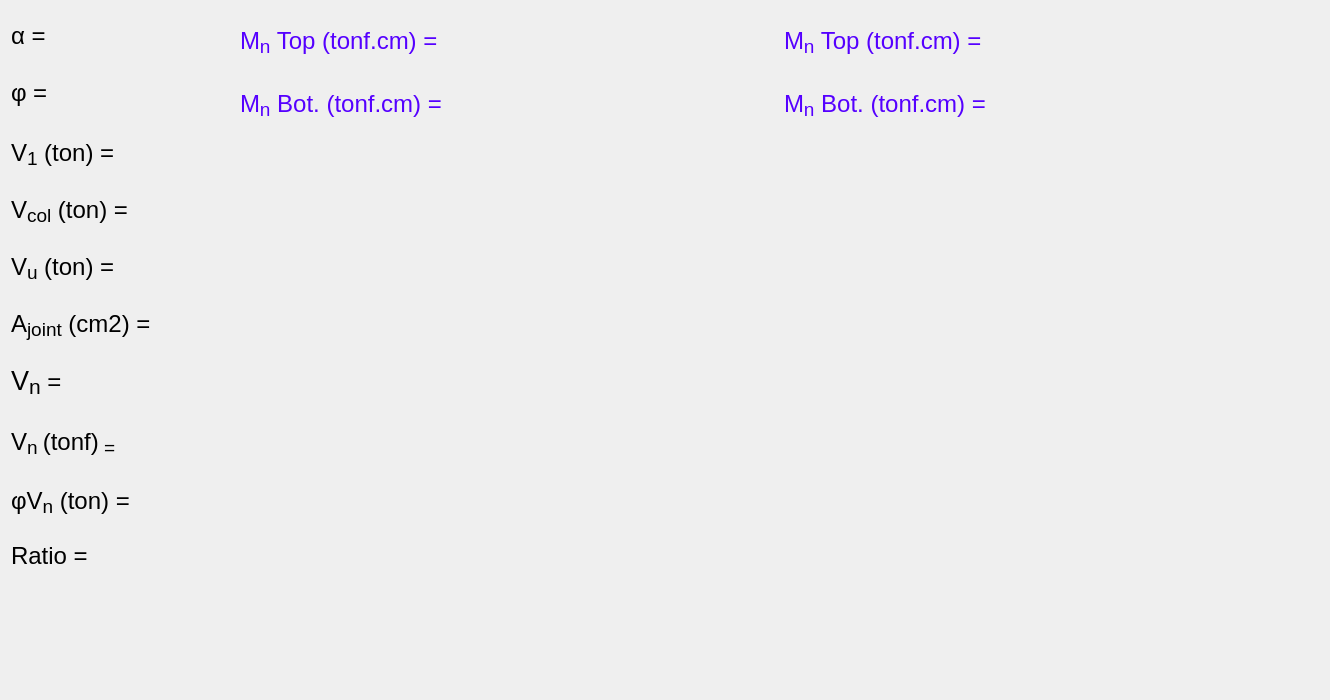
    <widget class="QWidget" name="output">
     <attribute name="title">
      <string>Output Data</string>
     </attribute>
     <widget class="QWidget" name="layoutWidget">
      <property name="geometry">
       <rect>
        <x>240</x>
        <y>10</y>
        <width>1081</width>
        <height>121</height>
       </rect>
      </property>
      <layout class="QHBoxLayout" name="horizontalLayout_35">
       <item>
        <layout class="QVBoxLayout" name="verticalLayout_4">
         <item>
          <layout class="QHBoxLayout" name="horizontalLayout_31">
           <item>
            <widget class="QLabel" name="label_31">
             <property name="font">
              <font>
               <pointsize>15</pointsize>
              </font>
             </property>
             <property name="text">
              <string>&lt;html&gt;&lt;head/&gt;&lt;body&gt;&lt;p&gt;&lt;span style=&quot; font-size:18pt; color:#5500ff;&quot;&gt;M&lt;/span&gt;&lt;span style=&quot; font-size:22pt; color:#5500ff; vertical-align:sub;&quot;&gt;n&lt;/span&gt;&lt;span style=&quot; font-size:18pt; color:#5500ff;&quot;&gt; Top (tonf.cm) =&lt;/span&gt;&lt;/p&gt;&lt;/body&gt;&lt;/html&gt;</string>
             </property>
            </widget>
           </item>
           <item>
            <widget class="QLabel" name="mpr_1_top">
             <property name="font">
              <font>
               <pointsize>15</pointsize>
              </font>
             </property>
             <property name="text">
              <string/>
             </property>
            </widget>
           </item>
          </layout>
         </item>
         <item>
          <layout class="QHBoxLayout" name="horizontalLayout_32">
           <item>
            <widget class="QLabel" name="label_32">
             <property name="font">
              <font>
               <pointsize>15</pointsize>
              </font>
             </property>
             <property name="text">
              <string>&lt;!DOCTYPE HTML PUBLIC &quot;-//W3C//DTD HTML 4.0//EN&quot; &quot;http://www.w3.org/TR/REC-html40/strict.dtd&quot;&gt;
&lt;html&gt;&lt;head&gt;&lt;meta name=&quot;qrichtext&quot; content=&quot;1&quot; /&gt;&lt;style type=&quot;text/css&quot;&gt;
p, li { white-space: pre-wrap; }
&lt;/style&gt;&lt;/head&gt;&lt;body style=&quot; font-family:'MS Shell Dlg 2'; font-size:15pt; font-weight:400; font-style:normal;&quot;&gt;
&lt;p style=&quot; margin-top:12px; margin-bottom:12px; margin-left:0px; margin-right:0px; -qt-block-indent:0; text-indent:0px;&quot;&gt;&lt;span style=&quot; font-size:18pt; color:#5500ff;&quot;&gt;M&lt;/span&gt;&lt;span style=&quot; font-size:22pt; color:#5500ff; vertical-align:sub;&quot;&gt;n&lt;/span&gt;&lt;span style=&quot; font-size:18pt; color:#5500ff;&quot;&gt; Bot. (tonf.cm) =&lt;/span&gt;&lt;/p&gt;&lt;/body&gt;&lt;/html&gt;</string>
             </property>
            </widget>
           </item>
           <item>
            <widget class="QLabel" name="mpr_1_btm">
             <property name="font">
              <font>
               <pointsize>15</pointsize>
              </font>
             </property>
             <property name="text">
              <string/>
             </property>
            </widget>
           </item>
          </layout>
         </item>
        </layout>
       </item>
       <item>
        <layout class="QVBoxLayout" name="verticalLayout_5">
         <item>
          <layout class="QHBoxLayout" name="horizontalLayout_33">
           <item>
            <widget class="QLabel" name="label_33">
             <property name="font">
              <font>
               <pointsize>15</pointsize>
              </font>
             </property>
             <property name="text">
              <string>&lt;html&gt;&lt;head/&gt;&lt;body&gt;&lt;p&gt;&lt;span style=&quot; font-size:18pt; color:#5500ff;&quot;&gt;M&lt;/span&gt;&lt;span style=&quot; font-size:22pt; color:#5500ff; vertical-align:sub;&quot;&gt;n&lt;/span&gt;&lt;span style=&quot; font-size:18pt; color:#5500ff;&quot;&gt; Top (tonf.cm) =&lt;/span&gt;&lt;/p&gt;&lt;/body&gt;&lt;/html&gt;</string>
             </property>
            </widget>
           </item>
           <item>
            <widget class="QLabel" name="mpr_2_top">
             <property name="font">
              <font>
               <pointsize>15</pointsize>
              </font>
             </property>
             <property name="text">
              <string/>
             </property>
            </widget>
           </item>
          </layout>
         </item>
         <item>
          <layout class="QHBoxLayout" name="horizontalLayout_34">
           <item>
            <widget class="QLabel" name="label_34">
             <property name="font">
              <font>
               <pointsize>15</pointsize>
              </font>
             </property>
             <property name="text">
              <string>&lt;html&gt;&lt;head/&gt;&lt;body&gt;&lt;p&gt;&lt;span style=&quot; font-size:18pt; color:#5500ff;&quot;&gt;M&lt;/span&gt;&lt;span style=&quot; font-size:22pt; color:#5500ff; vertical-align:sub;&quot;&gt;n&lt;/span&gt;&lt;span style=&quot; font-size:18pt; color:#5500ff;&quot;&gt; Bot. (tonf.cm) =&lt;/span&gt;&lt;/p&gt;&lt;/body&gt;&lt;/html&gt;</string>
             </property>
            </widget>
           </item>
           <item>
            <widget class="QLabel" name="mpr_2_btm">
             <property name="font">
              <font>
               <pointsize>15</pointsize>
              </font>
             </property>
             <property name="text">
              <string/>
             </property>
            </widget>
           </item>
          </layout>
         </item>
        </layout>
       </item>
      </layout>
     </widget>
     <widget class="QWidget" name="layoutWidget">
      <property name="geometry">
       <rect>
        <x>240</x>
        <y>140</y>
        <width>1081</width>
        <height>551</height>
       </rect>
      </property>
      <layout class="QHBoxLayout" name="horizontalLayout_5">
       <item>
        <widget class="QLabel" name="label_37">
         <property name="text">
          <string/>
         </property>
        </widget>
       </item>
       <item>
        <widget class="QLabel" name="label_39">
         <property name="text">
          <string/>
         </property>
        </widget>
       </item>
      </layout>
     </widget>
     <widget class="QWidget" name="layoutWidget">
      <property name="geometry">
       <rect>
        <x>11</x>
        <y>11</y>
        <width>221</width>
        <height>571</height>
       </rect>
      </property>
      <layout class="QVBoxLayout" name="verticalLayout_3">
       <item>
        <layout class="QHBoxLayout" name="horizontalLayout_23">
         <item>
          <widget class="QLabel" name="label_18">
           <property name="font">
            <font>
             <pointsize>15</pointsize>
            </font>
           </property>
           <property name="text">
            <string>&lt;html&gt;&lt;head/&gt;&lt;body&gt;&lt;p&gt;&lt;span style=&quot; font-size:18pt;&quot;&gt;α =&lt;/span&gt;&lt;/p&gt;&lt;/body&gt;&lt;/html&gt;</string>
           </property>
          </widget>
         </item>
         <item>
          <widget class="QLabel" name="alpha">
           <property name="font">
            <font>
             <pointsize>15</pointsize>
            </font>
           </property>
           <property name="text">
            <string/>
           </property>
          </widget>
         </item>
        </layout>
       </item>
       <item>
        <layout class="QHBoxLayout" name="horizontalLayout_24">
         <item>
          <widget class="QLabel" name="label_24">
           <property name="font">
            <font>
             <pointsize>15</pointsize>
            </font>
           </property>
           <property name="text">
            <string>&lt;html&gt;&lt;head/&gt;&lt;body&gt;&lt;p&gt;&lt;span style=&quot; font-size:18pt;&quot;&gt;φ =&lt;/span&gt;&lt;/p&gt;&lt;/body&gt;&lt;/html&gt;</string>
           </property>
          </widget>
         </item>
         <item>
          <widget class="QLabel" name="phi">
           <property name="font">
            <font>
             <pointsize>15</pointsize>
            </font>
           </property>
           <property name="text">
            <string/>
           </property>
          </widget>
         </item>
        </layout>
       </item>
       <item>
        <layout class="QHBoxLayout" name="horizontalLayout_25">
         <item>
          <widget class="QLabel" name="label_25">
           <property name="font">
            <font>
             <pointsize>15</pointsize>
            </font>
           </property>
           <property name="text">
            <string>&lt;html&gt;&lt;head/&gt;&lt;body&gt;&lt;p&gt;&lt;span style=&quot; font-size:18pt;&quot;&gt;V&lt;/span&gt;&lt;span style=&quot; font-size:22pt; vertical-align:sub;&quot;&gt;1&lt;/span&gt;&lt;span style=&quot; font-size:18pt;&quot;&gt; (ton) =&lt;/span&gt;&lt;/p&gt;&lt;/body&gt;&lt;/html&gt;</string>
           </property>
          </widget>
         </item>
         <item>
          <widget class="QLabel" name="v1">
           <property name="font">
            <font>
             <pointsize>15</pointsize>
            </font>
           </property>
           <property name="text">
            <string/>
           </property>
          </widget>
         </item>
        </layout>
       </item>
       <item>
        <layout class="QHBoxLayout" name="horizontalLayout_26">
         <item>
          <widget class="QLabel" name="label_26">
           <property name="font">
            <font>
             <pointsize>15</pointsize>
            </font>
           </property>
           <property name="text">
            <string>&lt;html&gt;&lt;head/&gt;&lt;body&gt;&lt;p&gt;&lt;span style=&quot; font-size:18pt;&quot;&gt;V&lt;/span&gt;&lt;span style=&quot; font-size:22pt; vertical-align:sub;&quot;&gt;col&lt;/span&gt;&lt;span style=&quot; font-size:18pt;&quot;&gt; (ton) = &lt;/span&gt;&lt;/p&gt;&lt;/body&gt;&lt;/html&gt;</string>
           </property>
          </widget>
         </item>
         <item>
          <widget class="QLabel" name="v_c">
           <property name="font">
            <font>
             <pointsize>15</pointsize>
            </font>
           </property>
           <property name="text">
            <string/>
           </property>
          </widget>
         </item>
        </layout>
       </item>
       <item>
        <layout class="QHBoxLayout" name="horizontalLayout_27">
         <item>
          <widget class="QLabel" name="label_27">
           <property name="font">
            <font>
             <pointsize>15</pointsize>
            </font>
           </property>
           <property name="text">
            <string>&lt;html&gt;&lt;head/&gt;&lt;body&gt;&lt;p&gt;&lt;span style=&quot; font-size:18pt;&quot;&gt;V&lt;/span&gt;&lt;span style=&quot; font-size:22pt; vertical-align:sub;&quot;&gt;u&lt;/span&gt;&lt;span style=&quot; font-size:18pt;&quot;&gt; (ton) = &lt;/span&gt;&lt;/p&gt;&lt;/body&gt;&lt;/html&gt;</string>
           </property>
          </widget>
         </item>
         <item>
          <widget class="QLabel" name="v_u">
           <property name="font">
            <font>
             <pointsize>15</pointsize>
            </font>
           </property>
           <property name="text">
            <string/>
           </property>
          </widget>
         </item>
        </layout>
       </item>
       <item>
        <layout class="QHBoxLayout" name="horizontalLayout_28">
         <item>
          <widget class="QLabel" name="label_28">
           <property name="font">
            <font>
             <pointsize>15</pointsize>
            </font>
           </property>
           <property name="text">
            <string>&lt;html&gt;&lt;head/&gt;&lt;body&gt;&lt;p&gt;&lt;span style=&quot; font-size:18pt;&quot;&gt;A&lt;/span&gt;&lt;span style=&quot; font-size:22pt; vertical-align:sub;&quot;&gt;joint&lt;/span&gt;&lt;span style=&quot; font-size:18pt;&quot;&gt; (cm2) = &lt;/span&gt;&lt;/p&gt;&lt;/body&gt;&lt;/html&gt;</string>
           </property>
          </widget>
         </item>
         <item>
          <widget class="QLabel" name="A_joint">
           <property name="font">
            <font>
             <pointsize>15</pointsize>
            </font>
           </property>
           <property name="text">
            <string/>
           </property>
          </widget>
         </item>
        </layout>
       </item>
       <item>
        <layout class="QHBoxLayout" name="horizontalLayout">
         <item>
          <widget class="QLabel" name="label_35">
           <property name="minimumSize">
            <size>
             <width>0</width>
             <height>0</height>
            </size>
           </property>
           <property name="font">
            <font>
             <pointsize>15</pointsize>
            </font>
           </property>
           <property name="text">
            <string>&lt;html&gt;&lt;head/&gt;&lt;body&gt;&lt;p&gt;&lt;span style=&quot; font-size:20pt;&quot;&gt;V&lt;/span&gt;&lt;span style=&quot; font-size:24pt; vertical-align:sub;&quot;&gt;n&lt;/span&gt;&lt;span style=&quot; font-size:18pt;&quot;&gt; = &lt;/span&gt;&lt;/p&gt;&lt;/body&gt;&lt;/html&gt;</string>
           </property>
          </widget>
         </item>
         <item>
          <widget class="QLabel" name="formula">
           <property name="font">
            <font>
             <pointsize>15</pointsize>
            </font>
           </property>
           <property name="text">
            <string/>
           </property>
          </widget>
         </item>
        </layout>
       </item>
       <item>
        <layout class="QHBoxLayout" name="horizontalLayout_6">
         <item>
          <widget class="QLabel" name="label_41">
           <property name="text">
            <string>&lt;html&gt;&lt;head/&gt;&lt;body&gt;&lt;p&gt;&lt;span style=&quot; font-size:18pt;&quot;&gt;V&lt;/span&gt;&lt;span style=&quot; font-size:22pt; vertical-align:sub;&quot;&gt;n &lt;/span&gt;&lt;span style=&quot; font-size:18pt;&quot;&gt;(tonf)&lt;/span&gt;&lt;span style=&quot; font-size:22pt; vertical-align:sub;&quot;&gt; =&lt;/span&gt;&lt;/p&gt;&lt;/body&gt;&lt;/html&gt;</string>
           </property>
          </widget>
         </item>
         <item>
          <widget class="QLabel" name="label_42">
           <property name="font">
            <font>
             <pointsize>18</pointsize>
            </font>
           </property>
           <property name="text">
            <string>&lt;html&gt;&lt;head/&gt;&lt;body&gt;&lt;p&gt;&lt;span style=&quot; font-size:18pt;&quot;&gt;&lt;br/&gt;&lt;/span&gt;&lt;/p&gt;&lt;/body&gt;&lt;/html&gt;</string>
           </property>
          </widget>
         </item>
        </layout>
       </item>
       <item>
        <layout class="QHBoxLayout" name="horizontalLayout_29">
         <item>
          <widget class="QLabel" name="label_29">
           <property name="font">
            <font>
             <pointsize>15</pointsize>
            </font>
           </property>
           <property name="text">
            <string>&lt;!DOCTYPE HTML PUBLIC &quot;-//W3C//DTD HTML 4.0//EN&quot; &quot;http://www.w3.org/TR/REC-html40/strict.dtd&quot;&gt;
&lt;html&gt;&lt;head&gt;&lt;meta name=&quot;qrichtext&quot; content=&quot;1&quot; /&gt;&lt;style type=&quot;text/css&quot;&gt;
p, li { white-space: pre-wrap; }
&lt;/style&gt;&lt;/head&gt;&lt;body style=&quot; font-family:'MS Shell Dlg 2'; font-size:15pt; font-weight:400; font-style:normal;&quot;&gt;
&lt;p style=&quot; margin-top:0px; margin-bottom:0px; margin-left:0px; margin-right:0px; -qt-block-indent:0; text-indent:0px;&quot;&gt;&lt;span style=&quot; font-size:18pt;&quot;&gt;φV&lt;/span&gt;&lt;span style=&quot; font-size:22pt; vertical-align:sub;&quot;&gt;n&lt;/span&gt;&lt;span style=&quot; font-size:18pt;&quot;&gt; (ton) =&lt;/span&gt;&lt;/p&gt;&lt;/body&gt;&lt;/html&gt;</string>
           </property>
          </widget>
         </item>
         <item>
          <widget class="QLabel" name="phi_v_n">
           <property name="font">
            <font>
             <pointsize>15</pointsize>
            </font>
           </property>
           <property name="text">
            <string/>
           </property>
          </widget>
         </item>
        </layout>
       </item>
       <item>
        <layout class="QHBoxLayout" name="horizontalLayout_30">
         <item>
          <widget class="QLabel" name="label_30">
           <property name="font">
            <font>
             <pointsize>15</pointsize>
            </font>
           </property>
           <property name="text">
            <string>&lt;html&gt;&lt;head/&gt;&lt;body&gt;&lt;p&gt;&lt;span style=&quot; font-size:18pt;&quot;&gt;Ratio =&lt;/span&gt;&lt;/p&gt;&lt;/body&gt;&lt;/html&gt;</string>
           </property>
          </widget>
         </item>
         <item>
          <widget class="QLabel" name="ratio">
           <property name="font">
            <font>
             <pointsize>15</pointsize>
            </font>
           </property>
           <property name="text">
            <string/>
           </property>
          </widget>
         </item>
        </layout>
       </item>
      </layout>
     </widget>
    </widget>
